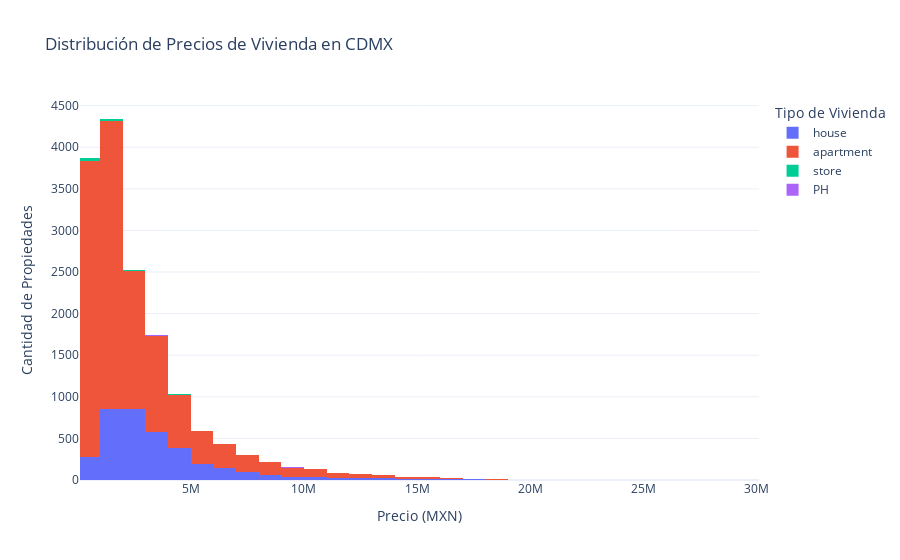

The code cell stored with this chart in its notebook:
### Markdown cell above
# Graficos

### Code cell
min_price = df['price_aprox_local_currency'].min()
max_price = df['price_aprox_local_currency'].max()

#max_price = df['price_aprox_local_currency'].quantile(0.85)  # Usamos el percentil 75 para evitar outliers extremos

print(f"Rango de precios considerado para el análisis: {min_price} - {max_price}")

df_filtered = df[(df['price_aprox_local_currency'] >= min_price) & (df['price_aprox_local_currency'] <= max_price)]

# Creamos un gráfico para visualizar la distribución de precios x tipo de vivienda
fig = px.histogram(df_filtered, x='price_aprox_local_currency', nbins=50, title='Distribución de Precios de Vivienda en CDMX',
                   labels={'price_aprox_local_currency': 'Precio (MXN)'}, range_x=[min_price, max_price], color='property_type')

fig.update_layout(yaxis_title='Cantidad de Propiedades') # Cambiamos el nombre del eje y
fig.update_layout(legend_title_text='Tipo de Vivienda') # Cambiamos el nombre de las leyendas

fig.show()

### Figure 1 — Plotly figure (JSON) as saved in the notebook; plotly's stock layout.template omitted (floating-point values rounded to 4 significant figures; data arrays with more than 128 entries replaced by an {"elided": "..."} marker saying what was removed)
{"data": [{"bingroup": "x", "hovertemplate": "property_type=house<br>Precio (MXN)=%{x}<br>count=%{y}<extra></extra>", "legendgroup": "house", "marker": {"color": "#636efa", "pattern": {"shape": ""}}, "name": "house", "nbinsx": 50, "orientation": "v", "showlegend": true, "type": "histogram", "x": {"elided": "3621 float values"}, "xaxis": "x", "yaxis": "y"}, {"bingroup": "x", "hovertemplate": "property_type=apartment<br>Precio (MXN)=%{x}<br>count=%{y}<extra></extra>", "legendgroup": "apartment", "marker": {"color": "#EF553B", "pattern": {"shape": ""}}, "name": "apartment", "nbinsx": 50, "orientation": "v", "showlegend": true, "type": "histogram", "x": {"elided": "11967 float values"}, "xaxis": "x", "yaxis": "y"}, {"bingroup": "x", "hovertemplate": "property_type=store<br>Precio (MXN)=%{x}<br>count=%{y}<extra></extra>", "legendgroup": "store", "marker": {"color": "#00cc96", "pattern": {"shape": ""}}, "name": "store", "nbinsx": 50, "orientation": "v", "showlegend": true, "type": "histogram", "x": [773100.0, 2181000.0, 437000.0, 7069000.0, 11890000.0, 792800.0, 1723000.0, 1626000.0, 3072000.0, 1115000.0, 1214000.0, 4905000.0, 1189000.0, 574800.0, 842300.0, 2081000.0, 2017000.0, 8916000.0, 821800.0, 1933000.0, 782900.0, 4986000.0, 198200.0, 822000.0, 4758000.0, 6938000.0, 1260000.0, 675600.0, 1437000.0, 1626000.0, 2080000.0, 3023000.0, 1486000.0, 9416000.0, 3815000.0, 4747000.0, 3825000.0, 2676000.0, 2535000.0, 753100.0, 2577000.0, 3946000.0, 13870000.0, 1403000.0, 4875000.0, 7731000.0, 198200.0, 614500.0, 109000.0, 3270000.0, 2658000.0, 1900000.0, 4199000.0, 1900000.0, 1060000.0, 4758000.0, 7729000.0, 3291000.0, 1694000.0, 4459000.0, 1536000.0, 992100.0, 1063000.0, 8871000.0, 2081000.0, 1932000.0, 606500.0, 16850000.0, 4905000.0, 1260000.0, 1723000.0, 821800.0, 1586000.0, 843300.0, 1189000.0, 4659000.0, 297400.0, 743200.0, 683900.0, 793000.0, 1723000.0, 693700.0, 693800.0, 2775000.0, 3468000.0, 6443000.0, 1685000.0, 2383000.0, 782900.0, 979300.0, 1318000.0, 198200.0, 3617000.0, 913100.0, 1239000.0, 1200000.0, 362700.0, 594700.0, 566200.0, 1486000.0, 1288000.0, 11350000.0], "xaxis": "x", "yaxis": "y"}, {"bingroup": "x", "hovertemplate": "property_type=PH<br>Precio (MXN)=%{x}<br>count=%{y}<extra></extra>", "legendgroup": "PH", "marker": {"color": "#ab63fa", "pattern": {"shape": ""}}, "name": "PH", "nbinsx": 50, "orientation": "v", "showlegend": true, "type": "histogram", "x": [4506000.0, 7232000.0, 12740000.0, 11260000.0, 9229000.0, 5189000.0, 3471000.0, 10340000.0, 4512000.0], "xaxis": "x", "yaxis": "y"}], "layout": {"barmode": "relative", "legend": {"title": {"text": "Tipo de Vivienda"}, "tracegroupgap": 0}, "title": {"text": "Distribución de Precios de Vivienda en CDMX"}, "xaxis": {"anchor": "y", "domain": [0, 1], "range": [109000.0, 30093600], "title": {"text": "Precio (MXN)"}}, "yaxis": {"anchor": "x", "domain": [0, 1], "title": {"text": "Cantidad de Propiedades"}}}}
